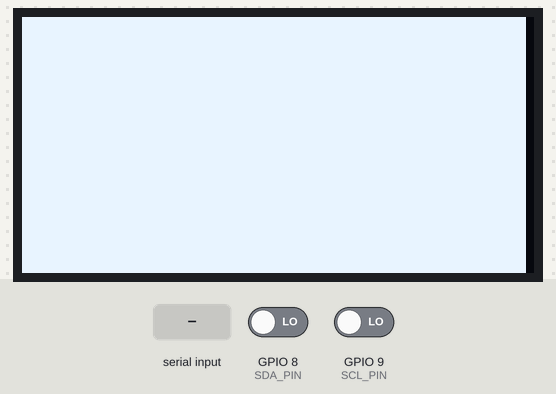
A sketch run on a simulated ESP32-S3. On the bench: 128×64 one-colour display. Wiring (inferred from the names in the program): SH1106 OLED at I2C address 0x3D. The test bench sets the inputs (shaded band); at power-on: GPIO 8 (SDA_PIN) LOW, GPIO 9 (SCL_PIN) LOW. What the sketch prints to the serial monitor is not drawn.

Above: at 1.7 s.
At 7.8 s:
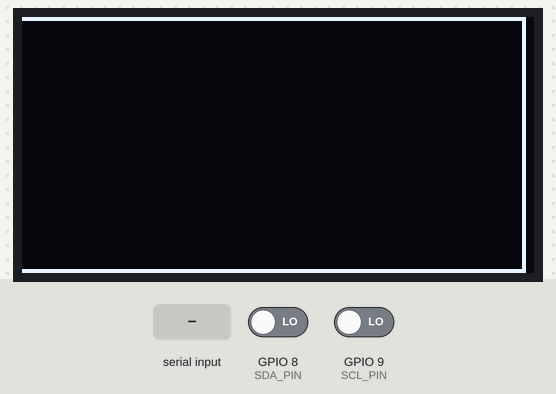
7.9 s: "2" received over Serial
At 9.3 s:
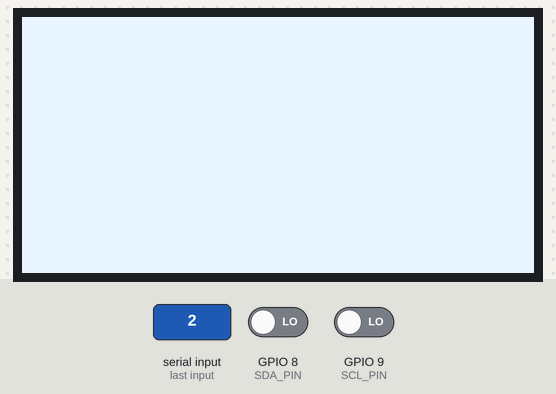
13.9 s: "1" received over Serial
At 16.8 s:
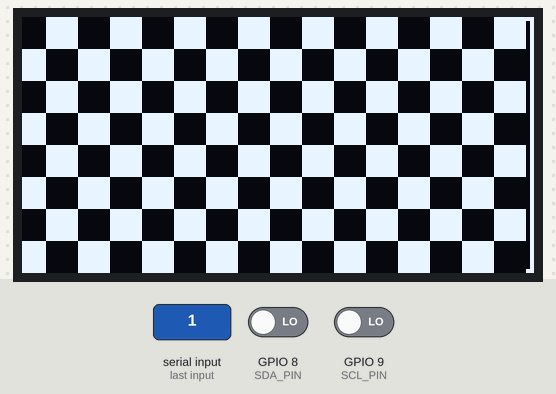
Timing chart, 0 to 18.3 s (numbered marks = the images above; inputs shaded):
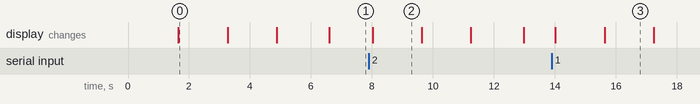

Measured:
- after the input at 7.9 s, the display: changes after 0.12 s (image 2)
- after the input at 13.9 s, the display: first changes after 0.12 s (image 3 shows a later state)
- what the display in image 0 shows lasts 1.6 s, from 1.7 s to 3.3 s

The sketch:

Test_OLED.ino
```cpp
/*
  TEST OLED 0.96" / 1.3" I2C  -  Line Robot (ESP32-S3)
  -------------------------------------------------
  NO LIBRARY NEEDED: the code drives the OLED directly over Wire, works with both SSD1306 and SH1106 chips.
  Wiring: OLED VCC -> 3V3 | GND -> GND | SCL -> GPIO9 | SDA -> GPIO8
           (note: many OLEDs print the pin order GND-VCC-SCL-SDA, some VCC-GND-SCL-SDA -> read the OLED silkscreen carefully)
  Serial Monitor 115200.

  Code se:
    1. Check whether SDA/SCL have pull-up resistors (must read 1 when idle)
    2. Scan I2C on pins 8/9, if nothing is found try SWAPPED 9/8 (in case SDA-SCL are plugged reversed)
    3. Try initializing as SSD1306, run the test pattern; then try SH1106
  Watch the screen: ALL WHITE -> checkerboard -> horizontal stripes -> border.
  Type 1 = rerun the SSD1306 test | 2 = SH1106 test | s = rescan I2C
*/
#include <Arduino.h>
#include <Wire.h>

int SDA_PIN = 8, SCL_PIN = 9;
uint8_t addr = 0;

bool cmd(uint8_t c) { Wire.beginTransmission(addr); Wire.write(0x00); Wire.write(c); return Wire.endTransmission() == 0; }

bool initOled(bool sh1106) {
  const uint8_t ssd[] = {0xAE, 0xD5, 0x80, 0xA8, 0x3F, 0xD3, 0x00, 0x40, 0x8D, 0x14, 0x20, 0x02,
                         0xA1, 0xC8, 0xDA, 0x12, 0x81, 0xCF, 0xD9, 0xF1, 0xDB, 0x40, 0xA4, 0xA6, 0xAF};
  const uint8_t sh[]  = {0xAE, 0xD5, 0x80, 0xA8, 0x3F, 0xD3, 0x00, 0x40, 0xAD, 0x8B, 0xA1, 0xC8,
                         0xDA, 0x12, 0x81, 0xCF, 0xD9, 0x22, 0xDB, 0x35, 0x32, 0xA4, 0xA6, 0xAF};
  const uint8_t* s = sh1106 ? sh : ssd; int n = sh1106 ? sizeof(sh) : sizeof(ssd);
  bool ok = true;
  for (int i = 0; i < n; i++) ok &= cmd(s[i]);
  return ok;
}

// draw one page (page = 8 pixel rows) with a byte generator function
void fill(bool sh1106, uint8_t (*pat)(int page, int col)) {
  int off = sh1106 ? 2 : 0;
  for (int p = 0; p < 8; p++) {
    cmd(0xB0 + p); cmd(0x00 + (off & 0x0F)); cmd(0x10 + (off >> 4));
    for (int c = 0; c < 128; c += 16) {
      Wire.beginTransmission(addr); Wire.write(0x40);
      for (int k = 0; k < 16; k++) Wire.write(pat(p, c + k));
      Wire.endTransmission();
    }
  }
}
uint8_t pWhite(int, int) { return 0xFF; }
uint8_t pBlack(int, int) { return 0x00; }
uint8_t pChess(int p, int c) { return ((c / 8 + p) & 1) ? 0xFF : 0x00; }
uint8_t pStripe(int, int) { return 0x55; }
uint8_t pFrame(int p, int c) {
  uint8_t b = 0;
  if (c == 0 || c == 127) b = 0xFF;
  if (p == 0) b |= 0x01;
  if (p == 7) b |= 0x80;
  return b;
}

void runTest(bool sh1106) {
  if (!addr) { Serial.println("OLED not found on I2C -> cannot test"); return; }
  Serial.printf("\n--- Trying type %s at 0x%02X ---\n", sh1106 ? "SH1106 (usually 1.3\")" : "SSD1306 (usually 0.96\")", addr);
  if (!initOled(sh1106)) { Serial.println("Init command FAILED (no I2C answer)"); return; }
  Serial.println("1/4 ALL WHITE"); fill(sh1106, pWhite); delay(1500);
  Serial.println("2/4 CHECKER");    fill(sh1106, pChess); delay(1500);
  Serial.println("3/4 H-STRIPES"); fill(sh1106, pStripe); delay(1500);
  Serial.println("4/4 BORDER (all 4 edges must show)"); fill(sh1106, pBlack); fill(sh1106, pFrame);
  Serial.println("=> Clear image, correct position: this chip type is right.");
  Serial.println("   Image shifted / 1-2 noisy columns at the edge: it is the other chip type -> type the other number to try.");
}

bool scan(int sda, int scl) {
  Wire.end(); delay(10);
  Wire.begin(sda, scl); Wire.setClock(100000);
  Serial.printf("I2C scan SDA=%d SCL=%d:", sda, scl);
  int n = 0; addr = 0;
  for (uint8_t a = 1; a < 127; a++) {
    Wire.beginTransmission(a);
    if (Wire.endTransmission() == 0) {
      Serial.printf(" 0x%02X", a); n++;
      if (a == 0x3C || a == 0x3D) addr = a;
    }
  }
  Serial.println(n ? "" : " NOTHING FOUND");
  if (n && !addr) Serial.println("  Devices found but no 0x3C/0x3D (0x68 = MPU, 0x29 = VL53) -> OLED not detected");
  return addr != 0;
}

void checkPullup(int pin, const char* name) {
  pinMode(pin, INPUT); delay(5);
  int v = digitalRead(pin);
  Serial.printf("Pin %s (GPIO%d) at rest = %d %s\n", name, pin, v, v ? "OK (pull-up resistor present)" : "<- = 0: SHORTED to GND or OLED not powered!");
}

void fullScan() {
  Serial.println("\n=== TEST OLED ===");
  checkPullup(8, "SDA"); checkPullup(9, "SCL");
  if (scan(8, 9)) { SDA_PIN = 8; SCL_PIN = 9; }
  else if (scan(9, 8)) { SDA_PIN = 9; SCL_PIN = 8; Serial.println("!! OLED answers with SWAPPED pins -> SDA and SCL are wired reversed. Swap the wires."); }
  else {
    Serial.println("\n!! OLED NOT FOUND. Check in this order:");
    Serial.println("   1. Measure VCC-GND right at the OLED pins with power on: must be ~3.3 V");
    Serial.println("   2. Pin order printed on the OLED: GND-VCC or VCC-GND? reversed power = OLED dead (may be damaged)");
    Serial.println("   3. SDA -> GPIO8, SCL -> GPIO9; are the dupont wires firm, are the OLED header pins soldered");
    Serial.println("   4. Unplug MPU/VL53, leave only the OLED on the I2C bus and run again (type s)");
    return;
  }
  runTest(false);
}

void setup() {
  Serial.begin(115200);
  delay(1500);
  fullScan();
}

void loop() {
  if (!Serial.available()) return;
  char c = Serial.read();
  if (c == '1') runTest(false);
  else if (c == '2') runTest(true);
  else if (c == 's' || c == 'S') fullScan();
}
```
